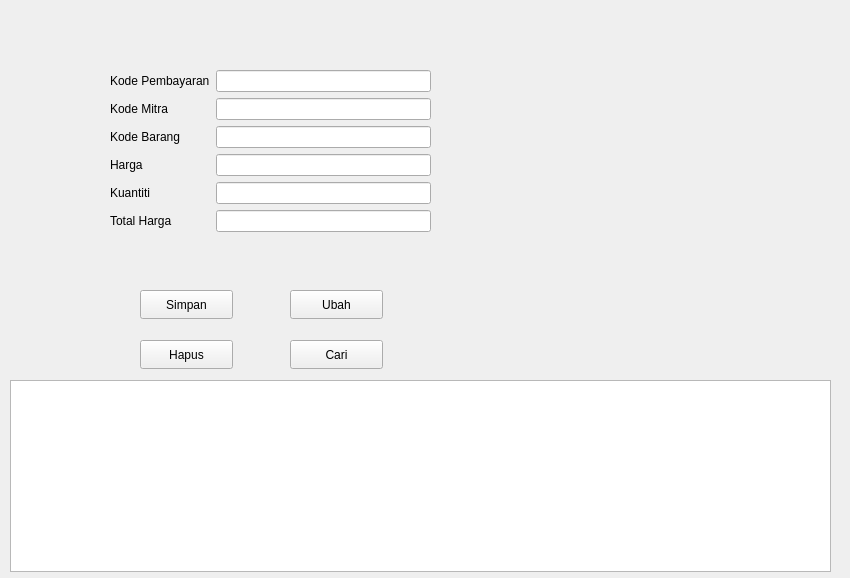
<?xml version="1.0" encoding="UTF-8"?>
<ui version="4.0">
 <class>FormSlippembayaran</class>
 <widget class="QWidget" name="FormSlippembayaran">
  <property name="geometry">
   <rect>
    <x>0</x>
    <y>0</y>
    <width>850</width>
    <height>578</height>
   </rect>
  </property>
  <property name="windowTitle">
   <string>Form</string>
  </property>
  <widget class="QWidget" name="formLayoutWidget">
   <property name="geometry">
    <rect>
     <x>110</x>
     <y>70</y>
     <width>321</width>
     <height>201</height>
    </rect>
   </property>
   <layout class="QFormLayout" name="formLayout">
    <item row="0" column="0">
     <widget class="QLabel" name="kodePembayaranLabel">
      <property name="text">
       <string>Kode Pembayaran</string>
      </property>
     </widget>
    </item>
    <item row="0" column="1">
     <widget class="QLineEdit" name="kodePembayaranLineEdit"/>
    </item>
    <item row="1" column="0">
     <widget class="QLabel" name="kodeMitraLabel">
      <property name="text">
       <string>Kode Mitra</string>
      </property>
     </widget>
    </item>
    <item row="1" column="1">
     <widget class="QLineEdit" name="kodeMitraLineEdit"/>
    </item>
    <item row="2" column="0">
     <widget class="QLabel" name="kodeBarangLabel">
      <property name="text">
       <string>Kode Barang</string>
      </property>
     </widget>
    </item>
    <item row="2" column="1">
     <widget class="QLineEdit" name="kodeBarangLineEdit"/>
    </item>
    <item row="3" column="0">
     <widget class="QLabel" name="hargaLabel">
      <property name="text">
       <string>Harga</string>
      </property>
     </widget>
    </item>
    <item row="3" column="1">
     <widget class="QLineEdit" name="hargaLineEdit"/>
    </item>
    <item row="4" column="0">
     <widget class="QLabel" name="kuantitiLabel">
      <property name="text">
       <string>Kuantiti</string>
      </property>
     </widget>
    </item>
    <item row="4" column="1">
     <widget class="QLineEdit" name="kuantitiLineEdit"/>
    </item>
    <item row="5" column="0">
     <widget class="QLabel" name="totalHargaLabel">
      <property name="text">
       <string>Total Harga</string>
      </property>
     </widget>
    </item>
    <item row="5" column="1">
     <widget class="QLineEdit" name="totalHargaLineEdit"/>
    </item>
   </layout>
  </widget>
  <widget class="QPushButton" name="pushButton">
   <property name="geometry">
    <rect>
     <x>140</x>
     <y>290</y>
     <width>93</width>
     <height>29</height>
    </rect>
   </property>
   <property name="text">
    <string>Simpan</string>
   </property>
  </widget>
  <widget class="QPushButton" name="pushButton_2">
   <property name="geometry">
    <rect>
     <x>290</x>
     <y>290</y>
     <width>93</width>
     <height>29</height>
    </rect>
   </property>
   <property name="text">
    <string>Ubah</string>
   </property>
  </widget>
  <widget class="QPushButton" name="pushButton_3">
   <property name="geometry">
    <rect>
     <x>140</x>
     <y>340</y>
     <width>93</width>
     <height>29</height>
    </rect>
   </property>
   <property name="text">
    <string>Hapus</string>
   </property>
  </widget>
  <widget class="QPushButton" name="pushButton_4">
   <property name="geometry">
    <rect>
     <x>290</x>
     <y>340</y>
     <width>93</width>
     <height>29</height>
    </rect>
   </property>
   <property name="text">
    <string>Cari</string>
   </property>
  </widget>
  <widget class="QTableView" name="tableSlipPembayaran">
   <property name="geometry">
    <rect>
     <x>10</x>
     <y>380</y>
     <width>821</width>
     <height>192</height>
    </rect>
   </property>
  </widget>
 </widget>
 <resources/>
 <connections/>
</ui>
